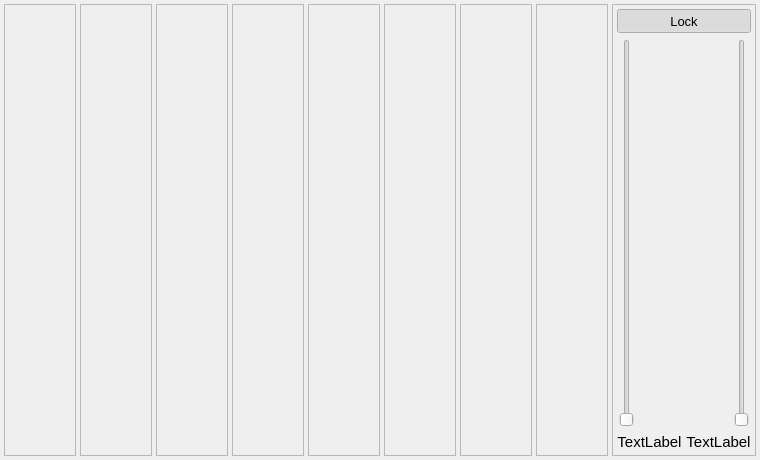
<?xml version="1.0" encoding="UTF-8"?>
<ui version="4.0">
 <class>CMixerForm</class>
 <widget class="QWidget" name="CMixerForm">
  <property name="geometry">
   <rect>
    <x>0</x>
    <y>0</y>
    <width>746</width>
    <height>460</height>
   </rect>
  </property>
  <property name="maximumSize">
   <size>
    <width>16777215</width>
    <height>16777215</height>
   </size>
  </property>
  <property name="font">
   <font>
    <pointsize>11</pointsize>
   </font>
  </property>
  <property name="windowTitle">
   <string>Dialog</string>
  </property>
  <layout class="QHBoxLayout" name="horizontalLayout">
   <property name="spacing">
    <number>4</number>
   </property>
   <property name="leftMargin">
    <number>4</number>
   </property>
   <property name="topMargin">
    <number>4</number>
   </property>
   <property name="rightMargin">
    <number>4</number>
   </property>
   <property name="bottomMargin">
    <number>4</number>
   </property>
   <item>
    <widget class="CMixerFrame" name="frame_1">
     <property name="minimumSize">
      <size>
       <width>72</width>
       <height>0</height>
      </size>
     </property>
     <property name="maximumSize">
      <size>
       <width>72</width>
       <height>16777215</height>
      </size>
     </property>
     <property name="frameShape">
      <enum>QFrame::StyledPanel</enum>
     </property>
     <property name="frameShadow">
      <enum>QFrame::Raised</enum>
     </property>
    </widget>
   </item>
   <item>
    <widget class="CMixerFrame" name="frame_2">
     <property name="minimumSize">
      <size>
       <width>72</width>
       <height>0</height>
      </size>
     </property>
     <property name="maximumSize">
      <size>
       <width>72</width>
       <height>16777215</height>
      </size>
     </property>
     <property name="frameShape">
      <enum>QFrame::StyledPanel</enum>
     </property>
     <property name="frameShadow">
      <enum>QFrame::Raised</enum>
     </property>
    </widget>
   </item>
   <item>
    <widget class="CMixerFrame" name="frame_3">
     <property name="minimumSize">
      <size>
       <width>72</width>
       <height>0</height>
      </size>
     </property>
     <property name="maximumSize">
      <size>
       <width>72</width>
       <height>16777215</height>
      </size>
     </property>
     <property name="frameShape">
      <enum>QFrame::StyledPanel</enum>
     </property>
     <property name="frameShadow">
      <enum>QFrame::Raised</enum>
     </property>
    </widget>
   </item>
   <item>
    <widget class="CMixerFrame" name="frame_4">
     <property name="minimumSize">
      <size>
       <width>72</width>
       <height>0</height>
      </size>
     </property>
     <property name="maximumSize">
      <size>
       <width>72</width>
       <height>16777215</height>
      </size>
     </property>
     <property name="frameShape">
      <enum>QFrame::StyledPanel</enum>
     </property>
     <property name="frameShadow">
      <enum>QFrame::Raised</enum>
     </property>
    </widget>
   </item>
   <item>
    <widget class="CMixerFrame" name="frame_5">
     <property name="minimumSize">
      <size>
       <width>72</width>
       <height>0</height>
      </size>
     </property>
     <property name="maximumSize">
      <size>
       <width>72</width>
       <height>16777215</height>
      </size>
     </property>
     <property name="frameShape">
      <enum>QFrame::StyledPanel</enum>
     </property>
     <property name="frameShadow">
      <enum>QFrame::Raised</enum>
     </property>
    </widget>
   </item>
   <item>
    <widget class="CMixerFrame" name="frame_6">
     <property name="minimumSize">
      <size>
       <width>72</width>
       <height>0</height>
      </size>
     </property>
     <property name="maximumSize">
      <size>
       <width>72</width>
       <height>16777215</height>
      </size>
     </property>
     <property name="frameShape">
      <enum>QFrame::StyledPanel</enum>
     </property>
     <property name="frameShadow">
      <enum>QFrame::Raised</enum>
     </property>
    </widget>
   </item>
   <item>
    <widget class="CMixerFrame" name="frame_7">
     <property name="minimumSize">
      <size>
       <width>72</width>
       <height>0</height>
      </size>
     </property>
     <property name="maximumSize">
      <size>
       <width>72</width>
       <height>16777215</height>
      </size>
     </property>
     <property name="frameShape">
      <enum>QFrame::StyledPanel</enum>
     </property>
     <property name="frameShadow">
      <enum>QFrame::Raised</enum>
     </property>
    </widget>
   </item>
   <item>
    <widget class="CMixerFrame" name="frame_8">
     <property name="minimumSize">
      <size>
       <width>72</width>
       <height>0</height>
      </size>
     </property>
     <property name="maximumSize">
      <size>
       <width>72</width>
       <height>16777215</height>
      </size>
     </property>
     <property name="frameShape">
      <enum>QFrame::StyledPanel</enum>
     </property>
     <property name="frameShadow">
      <enum>QFrame::Raised</enum>
     </property>
    </widget>
   </item>
   <item>
    <widget class="QFrame" name="frame">
     <property name="frameShape">
      <enum>QFrame::StyledPanel</enum>
     </property>
     <property name="frameShadow">
      <enum>QFrame::Raised</enum>
     </property>
     <layout class="QVBoxLayout" name="verticalLayout">
      <property name="spacing">
       <number>4</number>
      </property>
      <property name="leftMargin">
       <number>4</number>
      </property>
      <property name="topMargin">
       <number>4</number>
      </property>
      <property name="rightMargin">
       <number>4</number>
      </property>
      <property name="bottomMargin">
       <number>4</number>
      </property>
      <item>
       <widget class="QToggleButton" name="LockButton">
        <property name="sizePolicy">
         <sizepolicy hsizetype="Expanding" vsizetype="Fixed">
          <horstretch>0</horstretch>
          <verstretch>0</verstretch>
         </sizepolicy>
        </property>
        <property name="minimumSize">
         <size>
          <width>0</width>
          <height>24</height>
         </size>
        </property>
        <property name="maximumSize">
         <size>
          <width>16777215</width>
          <height>24</height>
         </size>
        </property>
        <property name="font">
         <font>
          <pointsize>10</pointsize>
         </font>
        </property>
        <property name="focusPolicy">
         <enum>Qt::NoFocus</enum>
        </property>
        <property name="text">
         <string>Lock</string>
        </property>
        <property name="checkable">
         <bool>true</bool>
        </property>
        <property name="checked">
         <bool>true</bool>
        </property>
       </widget>
      </item>
      <item>
       <layout class="QHBoxLayout" name="horizontalLayout_3">
        <property name="spacing">
         <number>2</number>
        </property>
        <property name="leftMargin">
         <number>2</number>
        </property>
        <property name="topMargin">
         <number>2</number>
        </property>
        <property name="rightMargin">
         <number>2</number>
        </property>
        <property name="bottomMargin">
         <number>2</number>
        </property>
        <item>
         <widget class="QSynthSlider" name="LeftSlider">
          <property name="maximum">
           <number>150</number>
          </property>
          <property name="orientation">
           <enum>Qt::Vertical</enum>
          </property>
         </widget>
        </item>
        <item>
         <widget class="CStereoPeak" name="StereoPeak">
          <property name="minimumSize">
           <size>
            <width>70</width>
            <height>0</height>
           </size>
          </property>
          <property name="frameShape">
           <enum>QFrame::NoFrame</enum>
          </property>
          <property name="frameShadow">
           <enum>QFrame::Raised</enum>
          </property>
         </widget>
        </item>
        <item>
         <widget class="QSynthSlider" name="RightSlider">
          <property name="maximum">
           <number>150</number>
          </property>
          <property name="orientation">
           <enum>Qt::Vertical</enum>
          </property>
         </widget>
        </item>
       </layout>
      </item>
      <item>
       <layout class="QHBoxLayout" name="horizontalLayout_2">
        <property name="topMargin">
         <number>0</number>
        </property>
        <item>
         <widget class="QLabel" name="LeftLabel">
          <property name="font">
           <font>
            <pointsize>11</pointsize>
           </font>
          </property>
          <property name="text">
           <string>TextLabel</string>
          </property>
          <property name="alignment">
           <set>Qt::AlignCenter</set>
          </property>
         </widget>
        </item>
        <item>
         <widget class="QLabel" name="RightLabel">
          <property name="font">
           <font>
            <pointsize>11</pointsize>
           </font>
          </property>
          <property name="text">
           <string>TextLabel</string>
          </property>
          <property name="alignment">
           <set>Qt::AlignCenter</set>
          </property>
         </widget>
        </item>
       </layout>
      </item>
     </layout>
    </widget>
   </item>
  </layout>
 </widget>
 <customwidgets>
  <customwidget>
   <class>QSynthSlider</class>
   <extends>QSlider</extends>
   <header>qsynthslider.h</header>
  </customwidget>
  <customwidget>
   <class>QToggleButton</class>
   <extends>QToolButton</extends>
   <header>qtogglebutton.h</header>
  </customwidget>
  <customwidget>
   <class>CStereoPeak</class>
   <extends>QFrame</extends>
   <header>cstereopeak.h</header>
   <container>1</container>
  </customwidget>
  <customwidget>
   <class>CMixerFrame</class>
   <extends>QFrame</extends>
   <header>cmixerframe.h</header>
   <container>1</container>
  </customwidget>
 </customwidgets>
 <resources/>
 <connections/>
</ui>
